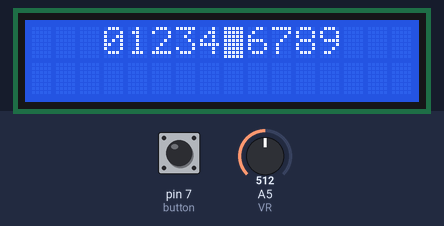
The sketch below on a simulated Arduino Leonardo, built with avr-gcc and run on an emulated ATmega32U4. On the bench: 16×2 character LCD. The test bench sets the inputs (shaded band); at power-on: A5 (VR) = 512, pin 7 (button) LOW. USB keyboard and mouse output is not drawn; what the sketch prints to the serial monitor is not drawn.

Above: at 1.2 s.
1.3 s: A5 (VR) set to 716
At 1.8 s:
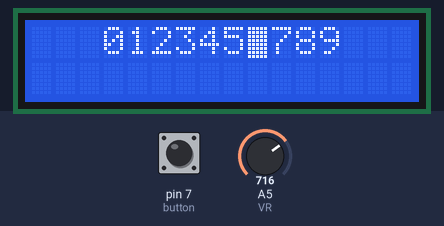
2.8 s: A5 (VR) set to 900
At 3.4 s:
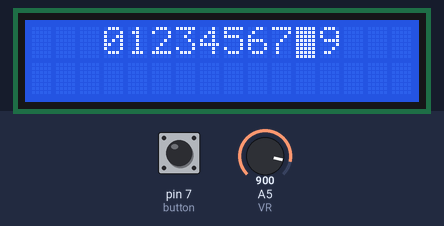
4.3 s: A5 (VR) set to 1023
At 4.9 s:
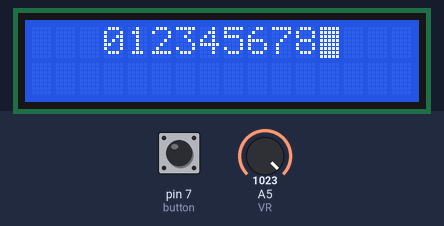
Timing chart, 0 to 5.4 s (numbered marks = the images above; inputs shaded):
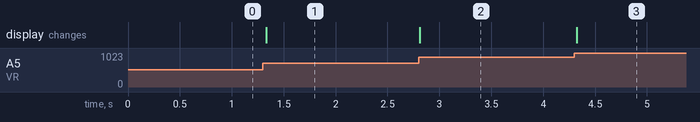

Measured:
- after the input at 1.3 s, the display: changes at once (image 1)
- after the input at 2.8 s, the display: changes at once (image 2)
- after the input at 4.3 s, the display: changes at once (image 3)

The sketch:

a4s_2023.5.12.ino
```cpp
#include <Keyboard.h>
#include <LiquidCrystal_I2C.h>
#define VR A5 //variable resistance
#define button 7

LiquidCrystal_I2C   lcd(0x27, 16, 2);

void setup() {
  // put your setup code here, to run once:
  Serial.begin(9600);
  pinMode(button,INPUT);
  Keyboard.begin();
  lcd.init();//初始化LCD
  lcd.backlight();//開啟背光
  lcd.setCursor(3,0);
  lcd.print("0123456789");
}

void loop() {
  // put your main code here, to run repeatedly:
  Serial.println(digitalRead(button));
  int index = map (analogRead(VR),0,1024,0,10);
  lcd.setCursor(3+index,0);
  lcd.blink();
  if(digitalRead(button)){
    Keyboard.print(String(index));
    delay(500);
  }
}
//
```
